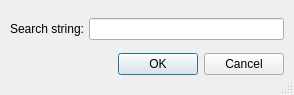
<?xml version="1.0" encoding="UTF-8"?>
<ui version="4.0">
 <author>Gerrit M. Albrecht</author>
 <class>FindDialog</class>
 <widget class="QDialog" name="FindDialog">
  <property name="geometry">
   <rect>
    <x>0</x>
    <y>0</y>
    <width>294</width>
    <height>95</height>
   </rect>
  </property>
  <property name="sizePolicy">
   <sizepolicy hsizetype="Preferred" vsizetype="Fixed">
    <horstretch>0</horstretch>
    <verstretch>0</verstretch>
   </sizepolicy>
  </property>
  <property name="windowTitle">
   <string>Find:</string>
  </property>
  <property name="locale">
   <locale language="English" country="UnitedStates"/>
  </property>
  <property name="sizeGripEnabled">
   <bool>true</bool>
  </property>
  <layout class="QGridLayout" name="gridLayout">
   <item row="0" column="0">
    <widget class="QLabel" name="label">
     <property name="text">
      <string>Search string:</string>
     </property>
     <property name="alignment">
      <set>Qt::AlignRight|Qt::AlignTrailing|Qt::AlignVCenter</set>
     </property>
    </widget>
   </item>
   <item row="0" column="1" colspan="2">
    <widget class="QLineEdit" name="lineEdit"/>
   </item>
   <item row="1" column="0" colspan="2">
    <spacer name="horizontalSpacer">
     <property name="orientation">
      <enum>Qt::Horizontal</enum>
     </property>
     <property name="sizeHint" stdset="0">
      <size>
       <width>0</width>
       <height>20</height>
      </size>
     </property>
    </spacer>
   </item>
   <item row="1" column="2">
    <widget class="QDialogButtonBox" name="buttonBox_2">
     <property name="standardButtons">
      <set>QDialogButtonBox::Cancel|QDialogButtonBox::Ok</set>
     </property>
    </widget>
   </item>
  </layout>
 </widget>
 <layoutdefault spacing="5" margin="10"/>
 <resources/>
 <connections/>
</ui>
